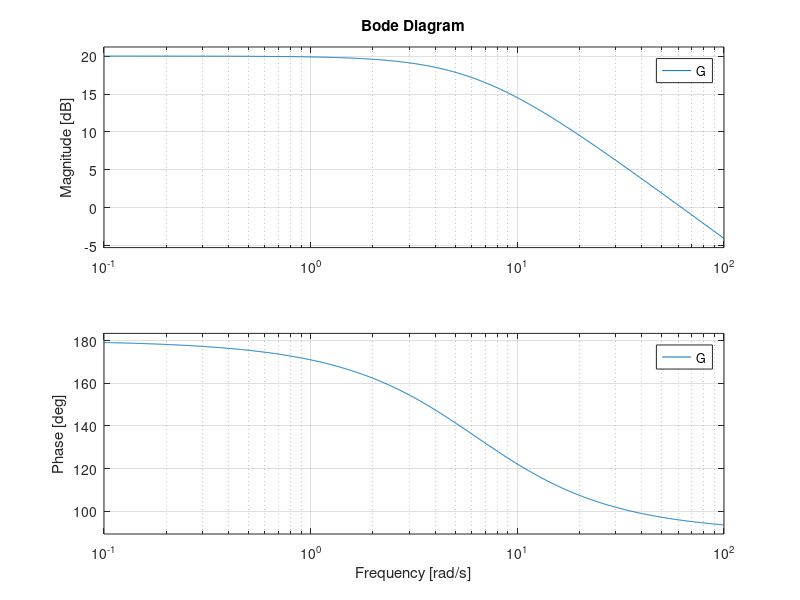

MATLAB code to generate this figure:
%% Diagramme de bode
clear; clc; close all;

%% variables
fc = 1; % Hz
C = 1e-6; % F

R1 = 1/(2*pi*fc*C) % Ohm
R2 = R1/10 % Ohm

R4 = R1*R2/(R1+R2) % Ohm

s = tf('s');

G = -R1/R2 * 1/(1 + R1 * C * s)


%% plot
figure();
bode(G);
grid on;

% on observe une frequence de coupure fc = 100'000 Hz
% pourquoi phi(0) = 180°??
